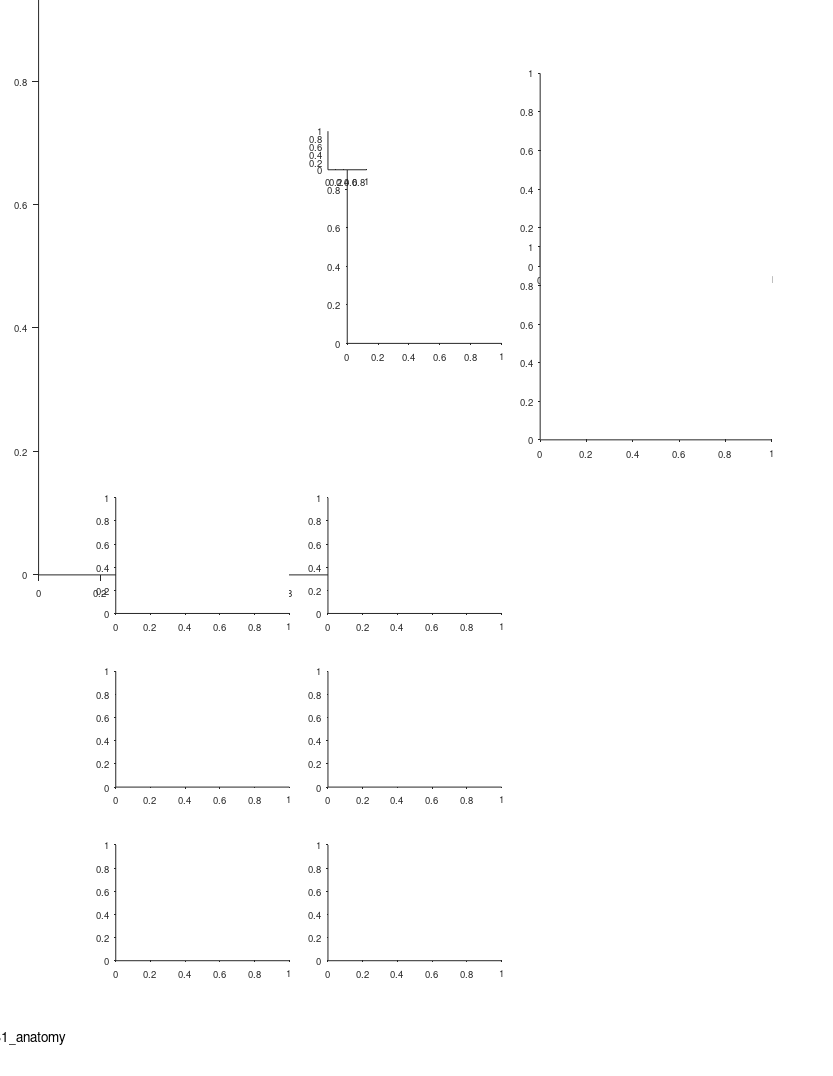

This chart was generated by the following MATLAB code: (Note: this script raises an error after producing the figure.)
%% Large Scale - fig. supp - functional anatomy

%%
clear 
clc

%% define output files
res_dir = 'L:\paper_figures';
mkdir(res_dir)
fig_name_str = 'fig_S1_anatomy';
fig_caption_str = 'Functional anatomy';
log_name_str = [fig_name_str '_log_file' '.txt'];
log_name_str = strrep(log_name_str , ':', '-');
log_name_str = strrep(log_name_str , ' ', '_');
log_name_out = fullfile(res_dir, log_name_str);

%% open log file
diary off
diary(log_name_out)
diary on
disp('Log file');
disp(['created: ', datestr(clock)]);
disp('======================================================');
disp([fig_name_str ':' fig_caption_str]);
disp('======================================================');
disp('');

%% create figure
% =========================================================================
% figure_size_cm = [21.0 29.7]; % ~A4
figure_size_cm = [21.6 27.9]; % ~US letter
figure ;
% Some WYSIWYG options:
set(gcf,'DefaultAxesFontSize',7);
set(gcf,'DefaultAxesFontName','helvetica');
set(gcf,'DefaultAxesUnits','centimeters');
set(gcf,'PaperType','usletter')
% set(gcf,'PaperType','<custom>');
set(gcf,'PaperUnits','centimeters','PaperPosition',[0 0 figure_size_cm]);
set(gcf,'PaperOrientation','portrait');
set(gcf,'Units','centimeters','Position',get(gcf,'paperPosition')+[0 0 0 0]); % position on screen...
set(gcf, 'Renderer', 'painters');
set(groot, 'defaultAxesTickDir', 'out');
set(groot,  'defaultAxesTickDirMode', 'manual');
annotation('textbox', [0.5 1 0 0], 'String',fig_name_str, 'HorizontalAlignment','center','Interpreter','none', 'FitBoxToText','on');
pause(0.2); % workaround to solve matlab automatically changing the axes positions...

% create panels
panel_CDE_size = [4.5 3];
panel_A(1) = axes('position', [ 1 13 8 16]);
% panel_A(2) = axes('position', [ 7 20 0.7 3]);
panel_B(1) = axes('position', [ 9 19 4 5]);
panel_B(2) = axes('position', [14 21 6 5]);
panel_B(3) = axes('position', [14 16.5 6 5]);
panel_C(1) = axes('position', [ 3  12 panel_CDE_size]);
panel_C(2) = axes('position', [8.5 12 panel_CDE_size]);
panel_D(1) = axes('position', [3    7.5 panel_CDE_size]);
panel_D(2) = axes('position', [8.5  7.5 panel_CDE_size]);
panel_E(1) = axes('position', [3    3 panel_CDE_size]);
panel_E(2) = axes('position', [8.5  3 panel_CDE_size]);
panel_legend = axes('position', [8.5 23.5 1 1]);


%% prepare 3D data for panel A
load('L:\TTs_position\plot_3D_surf_CA1\atlas_coordinates_Tamir_Nov2019.mat')
load('L:\TTs_position\plot_3D_surf_CA1\CA1_3D_struct.mat')

X = CA1_3D_struct.x;
Y = CA1_3D_struct.y;
Z = CA1_3D_struct.z;

TT_x = [atlas_coordinates_Tamir(:).rel_AP_position]/1000; %mm
TT_y = [atlas_coordinates_Tamir(:).ML_position]/1000;
TT_z = -[atlas_coordinates_Tamir(:).DV_position]/1000;

TT_xyz = [TT_x' TT_y' TT_z'];
ALL_fitted_points = [X(:) Y(:) Z(:)];

TT_xyz_tensor = repmat(TT_xyz,1,1,length(ALL_fitted_points(:,1)));
TT_xyz_tensor = shiftdim(TT_xyz_tensor,1); %3xNxN_tt

fitted_tensor = repmat(ALL_fitted_points',1,1,length(TT_x)); %3xNxN_tt

%find closest point on fitted_tensor surface to each of the TTs positions:
norma_TT_to_curve_XY = shiftdim(sqrt(sum((fitted_tensor - TT_xyz_tensor).^2,1))); %NxN_tt
[~, ind] = min(norma_TT_to_curve_XY,[],1);
TT_z_new = ALL_fitted_points(ind,3)+0.050;%so the points will be above the surface

%% panel A - 3D plot of hippocampus CA1 region + TT tracks
axes(panel_A);
cla
hold on
text(0.15,0.89, 'A', 'Units','normalized','FontWeight','bold');

long_axis = linspace(100,0,size(X,1))';
s = surf(X,Y,Z, repmat(long_axis,1,size(X,2)));
% s = surf(X/1000,Y/1000,Z/1000); %DV colormap
set(gca, 'xtick',0:1:4,'ytick', 0:1:6, 'ztick',-10:1:-4);
s.FaceAlpha = 0.6;
s.EdgeColor = 'none';
light(gca,'position',[-0.5,-0.05,0.8],'style','infinite');
% s.FaceLighting = 'gouraud';
xlabel('AP (\mum)'); ylabel('ML (\mum)'); zlabel('DV (\mum)');
hold on;
axis equal
scatter3(TT_x, TT_y, TT_z_new, 10, 'k', 'filled');
grid on
grid off
axis off
view([-60 16])
ha = gca;
ha.XLim = [-0.5 4.5];
ha.YLim = [0.5 7.25];
ha.ZLim = [-11 -3];

% add x/y/z scale bar
scale_bar_center = [2,3,-7];
scale_bar_length = [-1 1];
APMLDV_pos_offset = scale_bar_length.*1.2;
line(scale_bar_center(1)+scale_bar_length,scale_bar_center(2)+[0 0],scale_bar_center(3)+[0 0],'Color','k','LineWidth',1.5);
line(scale_bar_center(1)+[0 0],scale_bar_center(2)+scale_bar_length,scale_bar_center(3)+[0 0],'Color','k','LineWidth',1.5);
line(scale_bar_center(1)+[0 0],scale_bar_center(2)+[0 0],scale_bar_center(3)+scale_bar_length,'Color','k','LineWidth',1.5);
text(scale_bar_center(1)+APMLDV_pos_offset,scale_bar_center(2)+[0 0],scale_bar_center(3)+[0 0], {'A';'P'}, 'FontWeight','bold','FontSize',10,'HorizontalAlignment','center', 'VerticalAlignment','middle');
text(scale_bar_center(1)+[0 0],scale_bar_center(2)+APMLDV_pos_offset,scale_bar_center(3)+[0 0], {'M';'L'}, 'FontWeight','bold','FontSize',10,'HorizontalAlignment','center', 'VerticalAlignment','middle');
text(scale_bar_center(1)+[0 0],scale_bar_center(2)+[0 0],scale_bar_center(3)+APMLDV_pos_offset, {'V';'D'}, 'FontWeight','bold','FontSize',10,'HorizontalAlignment','center', 'VerticalAlignment','middle');

% add colorbar
POSf = ds2nfu(panel_A(1), [0 0 0 0]);
POSf([1 2]) = POSf([1 2]) + [0.05 0.225];
POSf([3 4]) = [0.01 0.10];
% colorbar_ax_pos = [panel_A(1).Position(1:2)+[panel_A(1).Position(3) 1] 0.7 3];
c=colorbar('location','EastOutside', 'position', POSf);
c.Ticks = [0,100];
c.TickLabels = {'100','0'};
c.Label.String = 'Septo-Temporal (%)';
c.Label.FontSize = 8;

colormap cool


%% load population data
% =========================================================================
prm = PARAMS_GetAll();
cells_t = DS_get_cells_summary();
bats = [79,148,34,9861,2289];
cells_t(~ismember(cells_t.bat, bats ),:) = [];
cells = cellfun(@(c)(cell_load_data(c,'details')), cells_t.cell_ID, 'UniformOutput',0);
cells = [cells{:}];
cells = [cells.details];
cells(~contains({cells.brain_area}, 'CA1')) = [];
cells(~ismember([cells.ClusterQuality], [2])) = [];
cells = cellfun(@(c)(cell_load_data(c,'details','stats')), {cells.cell_ID}, 'UniformOutput',0);
cells = [cells{:}];
cells_details = [cells.details];
cells_ID = {cells_details.cell_ID};
stats = [cells.stats];
stats = [stats.all];
cells_ID([stats.meanFR_all]>prm.inclusion.interneuron_FR_thr)=[];
clear cells stats cells_details cells_t
cells = cellfun(@(c)(cell_load_data(c,'details','stats','meanFR','stats','inclusion','signif','fields','FR_map')), cells_ID, 'UniformOutput',0);
cells = [cells{:}];
whos cells

% load('L:\TTs_position\atlas_coordinates_Tamir_sep2019.mat');
% load('L:\TTs_position\Prox2dist_curve.mat');
load('L:\TTs_position\atlas_coordinates_Tamir_Nov2019.mat');
atlas_coordinates = struct2table(atlas_coordinates_Tamir);

%% get population stats
pop_stats = cat(1,cells.stats);
pop_stats_dir = cat(1,pop_stats.dir);
pop_signif = cat(1,cells.signif);
pop_signif_TF = arrayfun(@(x)(x.TF), pop_signif);
signif_both_dir_IX = all(pop_signif_TF,2);
signif_at_least_one_dir_IX = any(pop_signif_TF,2);
pop_details = cat(1,cells.details);
pop_bat_number = [pop_details.bat];
color_by_bat = 1;
if color_by_bat 
    pop_bat_color = arrayfun(@(x)(prm.graphics.colors.bats(x)),pop_bat_number,'UniformOutput',0);
else
    pop_bat_color = arrayfun(@(x)([0 0 0]),pop_bat_number,'UniformOutput',0);
end

%% panel B - plot TT positions (only with signif cells!)
axes(panel_B(1));
cla
hold on
text(-0.25,1.1, 'B', 'Units','normalized','FontWeight','bold');

axis ij
axis xy

cells_signif = pop_details(signif_at_least_one_dir_IX);
cells_signif_color = {pop_bat_color{signif_at_least_one_dir_IX}};
[C,IA,IC] = unique({cells_signif.TT_ID});
TT_pos_PD = cat(1,cells_signif(IA).TT_pos_proximodistal_prc);
TT_pos_Long = cat(1,cells_signif(IA).TT_pos_longitudinal_prc);
TT_pos_color = cat(1,cells_signif_color{IA});
scatter(TT_pos_PD*100, TT_pos_Long*100, 5, TT_pos_color);

xlim([0 100])
ylim([10 20]);
xlabel('Proximo-distal axis (%)');
ylabel('Longitudinal axis (%)');

%% draw lines from points to histology slides
slide_examples_TT = {
'bat_0148_TT1';
'bat_9861_TT3';
};
slide_examples_TT_pos = [];
for ii_TT = 1:length(slide_examples_TT)
    TT_IX = find(contains({atlas_coordinates_Tamir.name}, slide_examples_TT{ii_TT}));
    TT_pos_details = atlas_coordinates_Tamir(TT_IX);
    slide_examples_TT_pos(ii_TT,:) = [TT_pos_details.proximo_distal_TT_precentage TT_pos_details.longitudinal_TT_precentage];
end
slide_examples_TT_pos = slide_examples_TT_pos .* 100; % change to percentage

xa = slide_examples_TT_pos(:,1);
ya = slide_examples_TT_pos(:,2);
axes(panel_B(1));
[xaf,yaf] = ds2nfu(xa,ya);
xaf = xaf + 0.003;
yaf = yaf + [1; -1].*0.0015;
% annotation('line', xaf, yaf)
% plot(xa,ya)
annotation('line', [xaf(1) 0.64], [yaf(1) 0.90]);
annotation('line', [xaf(2) 0.64], [yaf(2) 0.74]);

%% legend panel
axes(panel_legend);
cla
hold on
prm = PARAMS_GetAll();
bats_colors = prm.graphics.colors.bats;
for ii_bat = 1:length(bats)
    bat_num = bats(ii_bat);
    c = bats_colors(bat_num);
    scatter(1,ii_bat,9,c);
    text(1+0.25, ii_bat, sprintf('bat %d',bat_num), 'FontSize',7,'HorizontalAlignment','Left');
end
xlim([0 1]);
ylim([1 length(bats)]);
set(gca,'Visible','off');


%% histology slice example
axes(panel_B(2));
cla
hold on
histology_slice_example_file = 'L:\resources\Histology\processed\Tamir_bat148_Sec16a_X4_after_WB.tif';
image = imread(histology_slice_example_file);
imshow(image);
% add arrow to indicate the track/lesion
harr = annotation('arrow', [0 1],[0 1]);
hax = gca;
harr.Parent = hax;
harr.X = 870 + [0 6];
harr.Y = 350 + [9 0];
harr.LineStyle = 'none';
harr.HeadLength = 7;
harr.HeadWidth = 7;
harr.Color = [1 0 0];
xlim([324 1795]);
ylim([ 67 1116]);
hax.DataAspectRatio(:) = 1;
% add CA1 border lines
plot([1588 1484],[347 539], 'k-', 'LineWidth',0.7); % border correction by nachum
% plot([686 763],[480 550], 'k-', 'LineWidth',0.7);
plot([590 760],[525 570], 'k-', 'LineWidth',0.7); % border correction by nachum
text(1000,222,'CA1','FontSize',8,'FontWeight','bold')
% add scale bar
scale_bar_mm = 1;
pixel2mm = 2.325e-3;
scale_bar_pixels = scale_bar_mm / pixel2mm ;
xa = hax.XLim(1) + [0 scale_bar_pixels];
ya = hax.YLim([1 1]);
[xaf,yaf] = ds2nfu(xa,ya);
yaf = yaf + 0.016;
hl=annotation('line',xaf,yaf);
hl.LineWidth = 2;
hl.Color = 'k';
% h=annotation('textbox',[xaf(2)+0.001 yaf(1) 0 0], 'String',sprintf('%dmm',scale_bar_mm), 'FitBoxToText','on', 'LineStyle','none');
text(550, 1180, sprintf('%dmm',scale_bar_mm), 'HorizontalAlignment','center', 'VerticalAlignment','middle','FontSize',8);

axes(panel_B(3));
cla
hold on
histology_slice_example_file = 'L:\resources\Histology\processed\Tamir_bat9861_Sec15a_X4_after_WB.tif';
image = imread(histology_slice_example_file);
imshow(image);
% add arrow to indicate the track/lesion
harr = annotation('arrow', [0 1],[0 1]);
hax = gca;
harr.Parent = hax;
harr.X = 920 + [0 11];
harr.Y = 260 + [9 0];
harr.LineStyle = 'none';
harr.HeadLength = 7;
harr.HeadWidth = 7;
harr.Color = [1 0 0];
xlim([80 1934])
ylim([30 1188])
hax.DataAspectRatio(:) = 1;
% add CA1 border lines
% plot([1640 1543],[234 430], 'k-', 'LineWidth',0.7);
plot([1635 1505],[192 437], 'k-', 'LineWidth',0.7); % border correction by nachum
% plot([476 557],[457 580], 'k-', 'LineWidth',0.7);
% plot([370 525],[535 592], 'k-', 'LineWidth',0.7); % border correction by nachum
plot([336 550],[524 602], 'k-', 'LineWidth',0.7); % border correction by nachum - another correction
text(1000,130,'CA1','FontSize',8,'FontWeight','bold')
% add scale bar
scale_bar_mm = 1;
pixel2mm = 2.325e-3;
scale_bar_pixels = scale_bar_mm / pixel2mm ;
xa = hax.XLim(1) + [0 scale_bar_pixels];
ya = hax.YLim([1 1]);
[xaf,yaf] = ds2nfu(xa,ya);
yaf = yaf + 0.025;
hl=annotation('line',xaf,yaf);
hl.LineWidth = 2;
hl.Color = 'k';
% annotation('textbox',[xaf(2)+0.001 yaf(1) 0.1 0.1], 'String',sprintf('%dmm',scale_bar_mm), 'FitBoxToText','on', 'LineStyle','none');
text(300, 1270, sprintf('%dmm',scale_bar_mm), 'HorizontalAlignment','center', 'VerticalAlignment','middle','FontSize',8);

%%


%% panels BCD labels
TT_pos_labels = {'Proximo-distal (%)';'Longitudinal (%)'};
TT_pos_limits = [0 100; 10 20];
scatter_jitter_std = [1 0.10];

%% panel C - plot L/S ratio vs. TT positions (proximo-distal or Longitudinal)
for ii_pos_TT_opt = 1:2
    axes(panel_C(ii_pos_TT_opt));
    cla
    hold on

    cells_signif = pop_details(signif_at_least_one_dir_IX);
    cells_signif_color = {pop_bat_color{signif_at_least_one_dir_IX}};
    stats_signif = [pop_stats(signif_at_least_one_dir_IX).all];
    x = cat(1,cells_signif.TT_pos_prc) .* 100;
    y = [stats_signif.field_ratio_LS];
    TT_pos_color = cat(1,cells_signif_color{:});
    rng(0);
    h=scatter(x(:,ii_pos_TT_opt)+scatter_jitter_std(ii_pos_TT_opt)*randn(size(x,1),1), y, 5, TT_pos_color);
    % h.Marker = 'x';
    % h.SizeData = 20;
    
    [r,pval_r]     = corr(x(:,ii_pos_TT_opt),y','rows','pairwise','type','Pearson');
    [rho,pval_rho] = corr(x(:,ii_pos_TT_opt),y','rows','pairwise','type','Spearman');
    text(0.05,0.95, {sprintf('r = %.2f',r);sprintf('P = %.2f',pval_r)}, ...
        'Units','normalized','HorizontalAlignment','left','VerticalAlignment','top','FontSize',7);
%     text(1,0.8, {sprintf('%s=%.2f','\rho',rho);sprintf('P=%.2f',pval_rho)}, ...
%         'Units','normalized','HorizontalAlignment','right','VerticalAlignment','top','FontSize',7);
    
    xlim(TT_pos_limits(ii_pos_TT_opt,:))
    ylim([0 15]);
    xlabel(TT_pos_labels{ii_pos_TT_opt});
    ylabel({'Field size ratio';'largest/smallest'},'Units','normalized','Position',[-0.1 0.5]);
end
axes(panel_C(1));
text(-0.25,1.1, 'C', 'Units','normalized','FontWeight','bold');

%% panel D - plot mean Field size vs. TT positions (proximo-distal or Longitudinal)
for ii_pos_TT_opt = 1:2
    axes(panel_D(ii_pos_TT_opt));
    cla
    hold on

    cells_signif = pop_details(signif_at_least_one_dir_IX);
    cells_signif_color = {pop_bat_color{signif_at_least_one_dir_IX}};
    stats_signif = [pop_stats(signif_at_least_one_dir_IX).all];
    x = cat(1,cells_signif.TT_pos_prc) .* 100;
    y = [stats_signif.field_size_mean];
    TT_pos_color = cat(1,cells_signif_color{:});
    rng(0);
    h=scatter(x(:,ii_pos_TT_opt)+scatter_jitter_std(ii_pos_TT_opt)*randn(size(x,1),1), y, 5, TT_pos_color);
    % h.Marker = 'x';
    % h.SizeData = 20;

    [r,pval_r]     = corr(x(:,ii_pos_TT_opt),y','rows','pairwise','type','Pearson');
    [rho,pval_rho] = corr(x(:,ii_pos_TT_opt),y','rows','pairwise','type','Spearman');
    text(0.05,1, {sprintf('r = %.2f',r);sprintf('P = %.2f',pval_r)}, ...
        'Units','normalized','HorizontalAlignment','left','VerticalAlignment','top','FontSize',7);
%     text(1,0.8, {sprintf('%s=%.2f','\rho',rho);sprintf('P=%.2f',pval_rho)}, ...
%         'Units','normalized','HorizontalAlignment','right','VerticalAlignment','top','FontSize',7);
    
    xlim(TT_pos_limits(ii_pos_TT_opt,:))
    ylim([0 20]);
    xlabel(TT_pos_labels{ii_pos_TT_opt});
    ylabel('Averaged field size (m)','Units','normalized','Position',[-0.1 0.5]);
end
axes(panel_D(1));
text(-0.25,1.1, 'D', 'Units','normalized','FontWeight','bold');


%% panel E - plot number of fields vs. TT positions (proximo-distal or Longitudinal)
for ii_pos_TT_opt = 1:2
    axes(panel_E(ii_pos_TT_opt));
    cla
    hold on

    cells_signif = pop_details(signif_at_least_one_dir_IX);
    cells_signif_color = {pop_bat_color{signif_at_least_one_dir_IX}};
    stats_signif = [pop_stats(signif_at_least_one_dir_IX).all];
    x = cat(1,cells_signif.TT_pos_prc) .* 100;
    y = [stats_signif.field_num];
    TT_pos_color = cat(1,cells_signif_color{:});
    rng(0);
    h=scatter(x(:,ii_pos_TT_opt)+scatter_jitter_std(ii_pos_TT_opt)*randn(size(x,1),1), y, 5, TT_pos_color);
    % h.Marker = 'x';
    % h.SizeData = 20;

    [r,pval_r]     = corr(x(:,ii_pos_TT_opt),y','rows','pairwise','type','Pearson');
    [rho,pval_rho] = corr(x(:,ii_pos_TT_opt),y','rows','pairwise','type','Spearman');
    text(0.05,1, {sprintf('r = %.2f',r);sprintf('P = %.2f',pval_r)}, ...
        'Units','normalized','HorizontalAlignment','left','VerticalAlignment','top','FontSize',7);
%     text(1,0.8, {sprintf('%s=%.2f','\rho',rho);sprintf('P=%.2f',pval_rho)}, ...
%         'Units','normalized','HorizontalAlignment','right','VerticalAlignment','top','FontSize',7);
    
    xlim(TT_pos_limits(ii_pos_TT_opt,:))
    ylim([0 40]);
    xlabel(TT_pos_labels{ii_pos_TT_opt});
    ylabel('No. of fields','Units','normalized','Position',[-0.1 0.5]);
end
axes(panel_E(1));
text(-0.25,1.1, 'E', 'Units','normalized','FontWeight','bold');


%%






%%


%% print/save the figure
fig_name_out = fullfile(res_dir, fig_name_str);
print(gcf, fig_name_out, '-dpdf', '-cmyk', '-painters');
% print(gcf, fig_name_out, '-dtiff', '-cmyk', '-painters');
% saveas(gcf , fig_name_out, 'fig');
disp('figure was successfully saved to pdf/tiff/fig formats');
